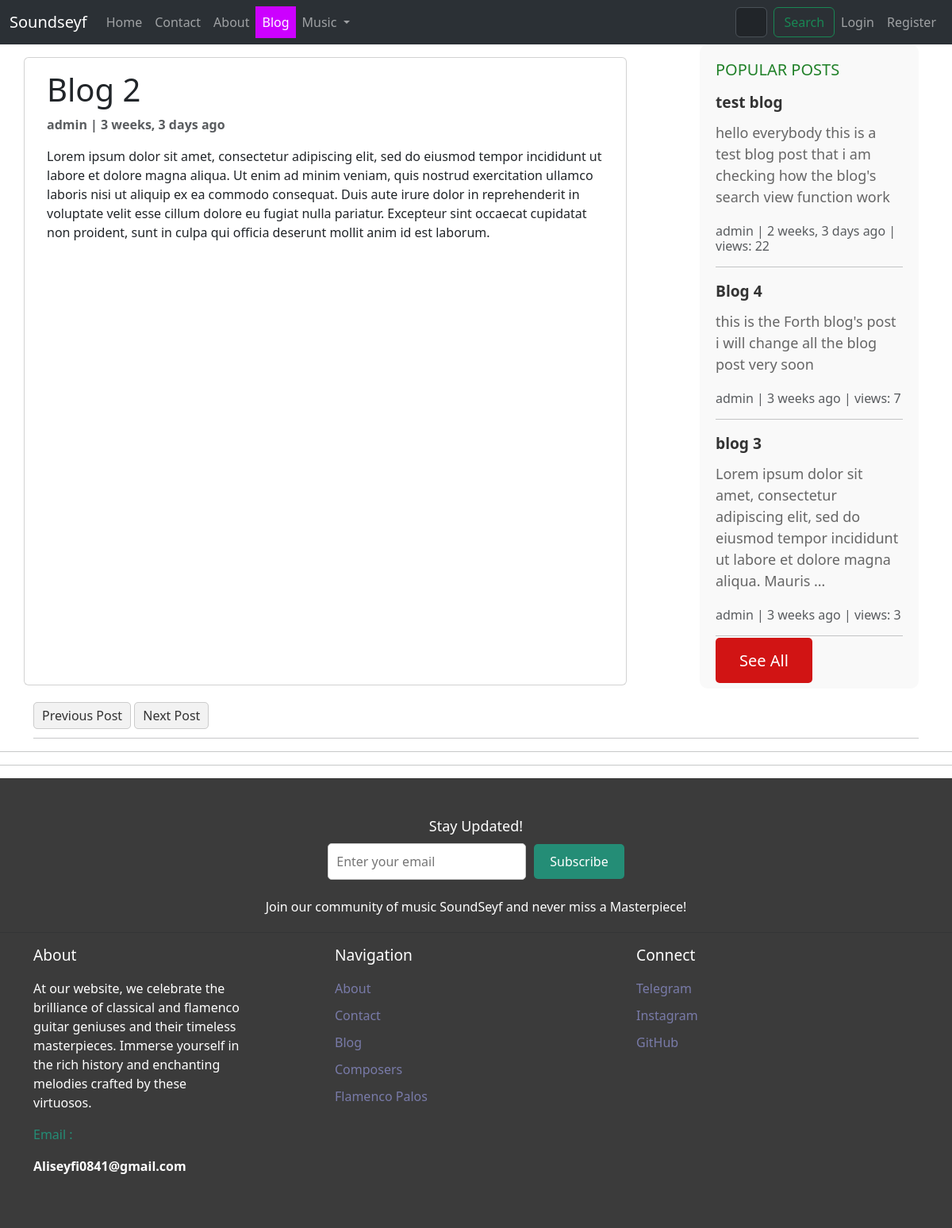
Page /blog/blog_two on the earlier database version.
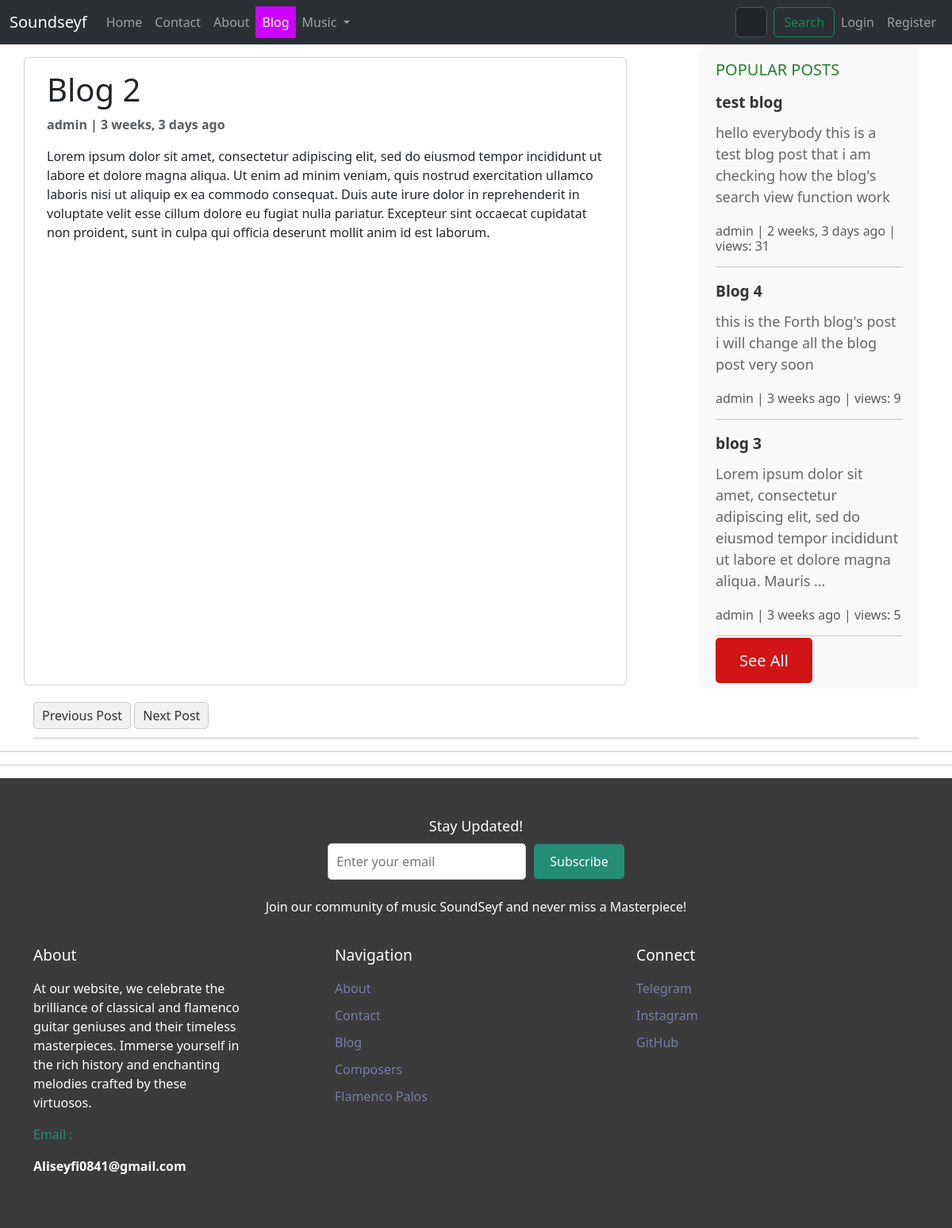
Same page on the later database version.
### blog/models.py (models this page shows, shortened)
class Post(models.Model):
    title = models.CharField(max_length=255,unique=True)
    slug = models.SlugField(max_length=255,unique=True)
    author = models.ForeignKey(User,on_delete=models.CASCADE,null=True)
    content = models.TextField(null=True,blank=True)
    created_on = models.DateTimeField(auto_now_add=True)
    updated_on = models.DateTimeField(auto_now=True)
    published_on = models.DateTimeField(null=True)
    status = models.CharField(max_length=255,choices=STATUS_CHOICES)
    counted_views = models.IntegerField(default=0)
    login_required = models.BooleanField(default=False)
    class Meta:
        ordering = ['-created_on']

### blog/views.py (the view)
# urls.py: path('<slug:slug>',views.DetailView.as_view(),name="blog-single"),
class DetailView(generic.DetailView):
    model = Post
    template_name = "blog/blog-single.html"
    context_object_name = "post"
    def get(self, request, *args, **kwargs):
        response = super().get(request, *args, **kwargs)
        self.object.counted_views += 1
        self.object.save()
        return response
    def get_context_data(self, **kwargs):
        context = super().get_context_data(**kwargs)
        post = self.object
        previous_post = Post.objects.filter(id__lt=post.id).order_by('-id').first()
        next_post = Post.objects.filter(id__gt=post.id).order_by('id').first()
        context['previous_post'] = previous_post
        context['next_post'] = next_post
        return context

### blog/templatetags/blog-tags.py (called while the page is built)
@register.inclusion_tag('blog/sidebar.html')
def popularpost():
    popularposts = Post.objects.all().order_by('-counted_views')[:3]
    return  {"popularposts":popularposts}

### templates/blog/blog-single.html (shortened to what this page needs)
{% load static %}
{% load humanize %}
{% load blog-tags %}
<!DOCTYPE html>
<html lang="en">
<head>
    <link href="https://cdn.jsdelivr.net/npm/bootstrap@5.3.3/dist/css/bootstrap.min.css" rel="stylesheet"
>
    <link rel="stylesheet" type="text/css" href="{% static 'css/styles.css' %}">
</head>
<body data-bs-theme="light">
    <nav class="navbar navbar-expand-lg bg-body-tertiary" data-bs-theme="dark">
        <div class="container-fluid">
            <a class="navbar-brand" href="{% url 'website:index' %}">Soundseyf</a>
            <div class="collapse navbar-collapse" id="navbarSupportedContent">
                <ul class="navbar-nav me-auto mb-2 mb-lg-0">
                    <li class="nav-item">
                        <a class="nav-link {% if request.path == '/' %}active{% endif %}" aria-current="page"
                            href="{% url 'website:index' %}">Home</a>
                    </li>
                    <li class="nav-item">
                        <a class="nav-link {% if '/contact/' in request.path %}active{% endif %}"
                            href="{% url 'website:contact' %}">Contact</a>
                    </li>
                    <li class="nav-item">
                        <a class="nav-link {% if '/about/' in request.path %}active{% endif %}"
                            href="{% url 'website:about' %}">About</a>
                    </li>
                    <li class="nav-item">
                        <a class="nav-link {% if '/blog/' in request.path %}active{% endif %}"
                            href="{% url 'blog:blog-home' %}">Blog</a>
                    </li>
                    <li class="nav-item dropdown">
                        <a class="nav-link dropdown-toggle dropdown-toggle-arrow {% if '/music/' in request.path %}active{% endif %}"
                            href="#" role="button" data-bs-toggle="dropdown" aria-expanded="false">
                            Music
                        </a>
                    </li>
                </ul>
                <form style="padding-left: 45%;" method="get" class="d-flex me-auto" role="search"
                    action="{% url 'music:search' %}">
                    <input class="form-control me-2" name="s" type="search" placeholder="Search Composer fullname"
                        aria-label="Search" list="composer-list">
                    <button class="btn btn-outline-success" type="submit">Search</button>
                </form>
                <ul class="navbar-nav ms-auto">
                    {% if request.user.is_authenticated %}
                    <li class="nav-item dropdown">
                        <a class="nav-link dropdown-toggle" href="#" id="userDropdown" role="button"
                            data-bs-toggle="dropdown" aria-expanded="false">
                            {{ request.user.username }}
                        </a>
                        <ul class="dropdown-menu dropdown-menu-end" aria-labelledby="userDropdown">
                            <li><a class="dropdown-item" href="{% url 'music:Likes' %}">Favorites</a></li>
                            <li>
                                <hr class="dropdown-divider">
                            </li>
                            <li><a class="dropdown-item" href="{% url 'accounts:logout' %}">Logout</a></li>
                        </ul>
                    </li>
                    {% else %}
                    <li class="nav-item">
                        <a class="nav-link btn btn-primary" href="{% url 'accounts:login' %}">Login</a>
                    </li>
                    <li class="nav-item">
                        <a class="nav-link btn btn-success" href="{% url 'accounts:register' %}">Register</a>
                    </li>
                    {% endif %}
                </ul>
            </div>
        </div>
    </nav>
    <div class="container">
        <div class="row">
            <div class="col-md-8 card mb-4 mt-3 left top">
                <div class="card-body">
                    <h1>{% block title %} {{ object.title }} {% endblock title %}</h1>
                    <p style="font-weight: bold;" class="text-muted">{{ post.author }} | {{ post.created_on|naturaltime }}</p>
                    <p class="card-text">{{ object.content | safe }}</p>
                </div>
            </div>
            {% popularpost %}
        </div>
        <div class="post-navigation">
            {% if previous_post %}
            <a href="{% url 'blog:blog-single' previous_post.slug %}">Previous Post</a>
            {% endif %}
            {% if next_post %}
            <a href="{% url 'blog:blog-single' next_post.slug %}">Next Post</a>
            {% endif %}
        </div>
        <hr>
    </div>
</body>
<hr>
<hr>
<footer class="footer">
    <div class="container">
        <div class="footer-subscribe">
            <h3 style="color: #fff;">Stay Updated!</h3>
            <form action="{% url 'website:subscribe' %}" method="post">
                <input type="email" name="email" placeholder="Enter your email" required>
                <button type="submit">Subscribe</button>
            </form>
            <p style="padding-top: 2%;">Join our community of music SoundSeyf and never miss a Masterpiece!</p>
        </div>
    </div>
    <hr>
    <div class="container">
        <div class="row">
            <div class="col-md-4">
                <h5>About</h5>
                <p style="padding-top: 3%; padding-right:25%">At our website, we celebrate the brilliance of
                    classical and flamenco guitar geniuses and their timeless masterpieces. Immerse yourself in the
                    rich history and enchanting melodies crafted by these virtuosos.</p>
                <p style="color: #248d76;">Email :
                <p style="font-weight: bold;">Aliseyfi0841@gmail.com</p>
                </p>
            </div>
            <div class="col-md-4">
                <h5>Navigation</h5>
                <ul class="list-unstyled" style="padding-top: 3%;">
                    <li><a href="{% url 'website:about' %}">About</a></li>
                    <li><a href="{% url 'website:contact' %}">Contact</a></li>
                    <li><a href="{% url 'blog:blog-home' %}">Blog</a></li>
                    <li><a href="{% url 'music:composers' %}">Composers</a></li>
                    <li><a href="{% url 'music:palos' %}">Flamenco Palos</a></li>
                </ul>
            </div>
            <div class="col-md-4">
                <h5>Connect</h5>
                <ul class="list-unstyled" style="padding-top: 3%;">
                    <li><a href="#">Telegram</a></li>
                    <li><a href="https://www.instagram.com/pv.aliseyfi">Instagram</a></li>
                    <li><a href="https://github.com/aisdisappeared">GitHub</a></li>
                </ul>
            </div>
        </div>
    </div>
</footer>
</html>

### templates/blog/sidebar.html (shortened to what this page needs)
{% load static %}
{% load humanize %}
<!DOCTYPE html>
<html lang="en">
<head>
</head>
<body>
    <div class="sidebar">
        <div class="sidebar-widget">
            <h4>POPULAR POSTS</h4>
            <ul class="popular-posts-list">
                {% for post in popularposts %}
                <li style="font-weight: bolder;"><a href="{% url 'blog:blog-single' post.slug %}">{{ post.title }}</a>
                </li>
                <div class="blog-snippet">{{ post.content|truncatewords:20 }}</div>
                <p class="card-text text-muted h6">{{ post.author }} | {{post.created_on|naturaltime }} | views:
                    {{post.counted_views}}</p>
                <hr>
                {% endfor %}
            </ul>
            <a href="{% url 'blog:blog-home' %}" class="see-all-button">See All</a>
        </div>
    </div>
</body>
</html>

### statics/css/styles.css (style rules this page uses)
.post-navigation { margin-top: 2px; }
.post-navigation a { text-decoration: none; padding: 5px 10px; border: 1px solid #ccc; border-radius: 5px; background-color: #f2f2f2; color: #333; }

### templates/blog/blog-single.html (style rules this page uses)
.navbar-nav .nav-link.active { color: rgb(255, 255, 255); background-color: rgb(204, 0, 255); }
.footer { background-color: #3b3b3b; padding: 50px 0; }
.footer h5 { color: #ffffff; font-size: larger; }
.footer p { color: #ffffff; }
.footer ul { padding: 0; list-style: none; }
.footer ul li { margin-bottom: 10px; }
.footer ul li a { color: #797ba9; text-decoration: none; }
.footer-subscribe { text-align: center; margin-bottom: 20px; }
.footer-subscribe h3 { font-size: 18px; margin-bottom: 10px; }
.footer-subscribe form { display: flex; justify-content: center; align-items: center; }
.footer-subscribe input[type="email"] { width: 250px; padding: 10px; border: 1px solid #ccc; border-radius: 5px; margin-right: 10px; }
.footer-subscribe button { padding: 10px 20px; background-color: #248d76; color: #fff; border: none; border-radius: 5px; cursor: pointer; }

### templates/blog/sidebar.html (style rules this page uses)
.sidebar { width: 300px; margin-left: auto; }
.sidebar-widget { background-color: #f9f9f9; padding: 20px; border-radius: 10px; margin-bottom: 20px; }
.sidebar-widget h4 { color: #218129; font-size: 20px; margin-bottom: 15px; }
.popular-posts-list { list-style: none; padding: 0; }
.popular-posts-list li { margin-bottom: 10px; font-size: larger; }
.popular-posts-list a { color: #333; text-decoration: none; }
.see-all-button { padding: 15px 30px; background-color: #d11414; color: #fff; border: none; border-radius: 5px; cursor: pointer; transition: background-color 0.3s ease; text-decoration: none; font-size: 20px; }
.blog-snippet { font-size: 18px; color: #666; margin-bottom: 20px; }

Differences in the rows shown:
changed Post "test blog": counted_views "22" → "31"
changed Post "Blog 4": counted_views "7" → "9"
changed Post "blog 3": counted_views "3" → "5"
